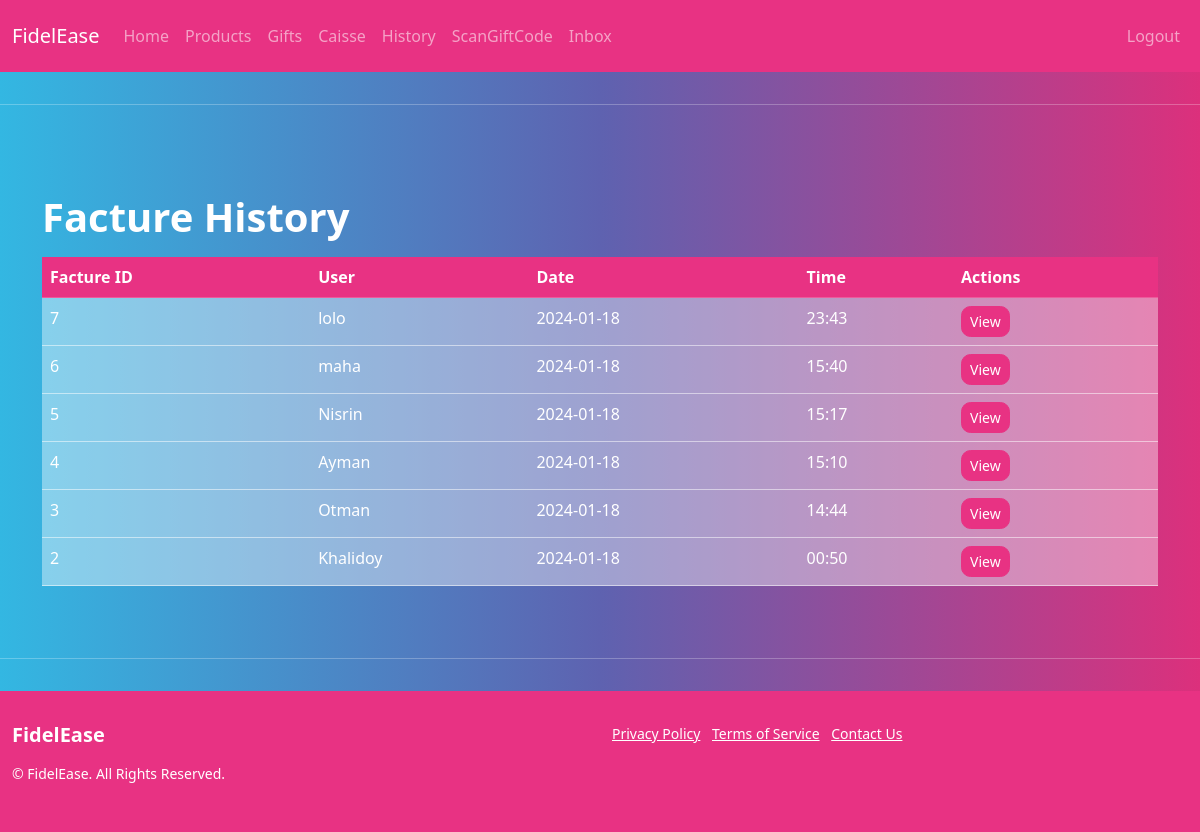
The page /caisseApp/history/ (signed in) on the database its author committed.
### caisseApp/models.py (models this page shows, shortened)
class Facture(models.Model):
    transactionIds=models.ManyToManyField("Transaction")
    userId=models.ForeignKey("AppUser", on_delete=models.CASCADE)
    date=models.DateTimeField(auto_now_add=True)

class AppUser(AbstractBaseUser, PermissionsMixin):
    username = models.CharField(max_length=50, unique=True)
    points = models.PositiveIntegerField(default=0)
    email = models.EmailField(max_length=50, unique=True)
    is_active = models.BooleanField(default=True)
    is_superuser = models.BooleanField(default=False)
    is_staff = models.BooleanField(default=False)  # Add this for admin access
    USERNAME_FIELD = 'username'
    EMAIL_FIELD = 'email'
    REQUIRED_FIELDS = ['email']  # Email & Password are required by default.
    objects = AppUserManager()

### caisseApp/views.py (the view)
# urls.py: path('history/', views.history,name='history'),
@login_required(login_url='login')
def history(request):
    factures = Facture.objects.all().select_related('userId').order_by('-date')
    return render(request, 'history.html', {'factures': factures})

### caisseApp/templates/history.html
{% extends 'base.html' %} {% block content %}
<div class="container mt-4">
	<h1>Facture History</h1>
	<table class="table table-hover">
		<thead>
			<tr class="table-primary">
				<th>Facture ID</th>
				<th>User</th>
				<th>Date</th>
				<th>Time</th>
				<th>Actions</th>
			</tr>
		</thead>
		<tbody>
			{% for facture in factures %}
			<tr class="table-secondary">
				<td>{{ facture.id }}</td>
				<td>{{ facture.userId.username }}</td>
				<td>{{ facture.date|date:"Y-m-d" }}</td>
				<td>{{ facture.date|time:"H:i" }}</td>
				<td>
					<a href="{% url 'facture' facture.id %}" class="btn btn-primary btn-sm">View</a>
				</td>
			</tr>
			{% empty %}
			<tr>
				<td colspan="5">No factures available.</td>
			</tr>
			{% endfor %}
		</tbody>
	</table>
</div>
{% endblock %}

### rows shown on the page
Facture: id "7", userId.username "lolo", date "2024-01-18", date "23:43"
Facture: id "6", userId.username "maha", date "2024-01-18", date "15:40"
Facture: id "5", userId.username "Nisrin", date "2024-01-18", date "15:17"
Facture: id "4", userId.username "Ayman", date "2024-01-18", date "15:10"
Facture: id "3", userId.username "Otman", date "2024-01-18", date "14:44"
Facture: id "2", userId.username "Khalidoy", date "2024-01-18", date "00:50"
